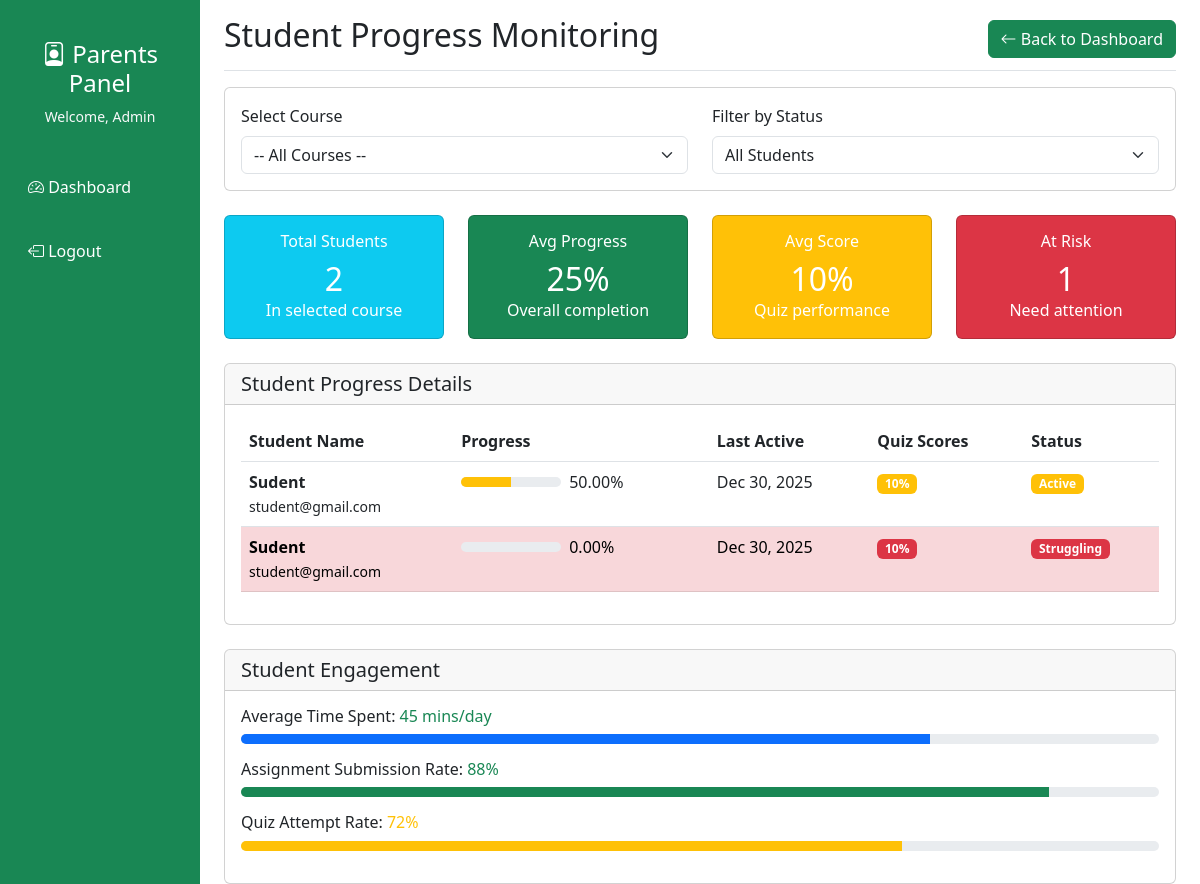
/parents/index.php (signed in), run on the app's committed database.
### tables this page shows
CREATE TABLE `users` (
  `id` int(11) NOT NULL,
  `full_name` varchar(100) NOT NULL,
  `dob` date DEFAULT NULL,
  `email` varchar(150) NOT NULL,
  `phone` varchar(20) NOT NULL,
  `password` varchar(255) NOT NULL,
  `user_type` enum('student','instructor','admin','parents') NOT NULL,
  `profile` varchar(255) DEFAULT NULL,
  `terms_accepted` tinyint(1) DEFAULT 0,
  `status` enum('active','inactive','blocked') DEFAULT 'active',
  `created_at` timestamp NOT NULL DEFAULT current_timestamp(),
  `updated_at` timestamp NOT NULL DEFAULT current_timestamp() ON UPDATE current_timestamp()
);

### parents/auth.php (called while the page is built, shortened)
<?php
if (!isset($_SESSION['authemail']) AND !isset($_SESSION['authemail']) AND $_SESSION['user_types']!='admin' ) {
	header('location:../index.php');
}else {
	require_once 'db.php';
	$stquery = "SELECT * FROM users WHERE email =  '$_SESSION[authemail]' ";
	$stdata = mysqli_fetch_assoc(mysqli_query($conn, $stquery));
	$full_name =  $stdata['full_name'];
}
?>

### parents/index.php (the view, shortened to what this page needs)
<?php
require_once 'header.php';
?>
<main class="col-md-9 ms-sm-auto col-lg-10 px-md-4">
    <div class="d-flex justify-content-between flex-wrap flex-md-nowrap align-items-center pt-3 pb-2 mb-3 border-bottom">
        <h1 class="h2">Student Progress Monitoring</h1>
        <button class="btn btn-success" onclick="location.href='index.php'">
            <i class="bi bi-arrow-left"></i> Back to Dashboard
        </button>
    </div>
    <div class="card mb-4">
        <div class="card-body">
            <div class="row">
                <div class="col-md-6">
                    <label class="form-label">Select Course</label>
                    <select class="form-select" id="progressCourseSelect" onchange="this.form.submit()">
                        <option value="">-- All Courses --</option>
                    </select>
                </div>
                <div class="col-md-6">
                    <label class="form-label">Filter by Status</label>
                    <select class="form-select" onchange="this.form.submit()">
                        <option value="all">All Students</option>
                    </select>
                </div>
            </div>
        </div>
    </div>
<?php
$selectedCourse = $_GET['course'] ?? '';
$whereCourse = $selectedCourse ? "AND ce.fkcourseID='$selectedCourse'" : "";
$studentsQuery = mysqli_query($conn, "
    SELECT u.id as student_id, u.full_name, u.email, ce.progress, ce.enStatus,
    (SELECT MAX(total_score) FROM quiz_result qr JOIN quiz q ON q.id=qr.quiz_id WHERE qr.student_id=u.id AND q.fkcourseID=ce.fkcourseID) as score,
    ce.enrolled_at
    FROM course_enrollments ce
    JOIN users u ON u.id=ce.fkstudentID
    WHERE u.user_type='student' $whereCourse
");
$students = [];
while($s = mysqli_fetch_assoc($studentsQuery)){
    $status = 'Active';
    if($s['progress'] >= 100) $status = 'Completed';
    elseif($s['progress'] < 50) $status = 'Struggling';
    $students[] = [
        'name'=>$s['full_name'],
        'email'=>$s['email'],
        'progress'=>$s['progress'],
        'last_active'=>date('M d, Y', strtotime($s['enrolled_at'])),
        'score'=>$s['score'] ?? 0,
        'status'=>$status
    ];
}
$totalStudents = count($students);
$avgProgress = $totalStudents ? round(array_sum(array_column($students,'progress'))/$totalStudents) : 0;
$avgScore = $totalStudents ? round(array_sum(array_column($students,'score'))/$totalStudents) : 0;
$atRisk = count(array_filter($students, fn($st)=>$st['status']=='Struggling'));
?>
<div class="row mb-4">
    <div class="col-md-3">
        <div class="card text-white bg-info">
            <div class="card-body text-center">
                <h6 class="card-title">Total Students</h6>
                <h2 class="mb-0"><?= $totalStudents ?></h2>
                <p class="card-text">In selected course</p>
            </div>
        </div>
    </div>
    <div class="col-md-3">
        <div class="card text-white bg-success">
            <div class="card-body text-center">
                <h6 class="card-title">Avg Progress</h6>
                <h2 class="mb-0"><?= $avgProgress ?>%</h2>
                <p class="card-text">Overall completion</p>
            </div>
        </div>
    </div>
    <div class="col-md-3">
        <div class="card text-white bg-warning">
            <div class="card-body text-center">
                <h6 class="card-title">Avg Score</h6>
                <h2 class="mb-0"><?= $avgScore ?>%</h2>
                <p class="card-text">Quiz performance</p>
            </div>
        </div>
    </div>
    <div class="col-md-3">
        <div class="card text-white bg-danger">
            <div class="card-body text-center">
                <h6 class="card-title">At Risk</h6>
                <h2 class="mb-0"><?= $atRisk ?></h2>
                <p class="card-text">Need attention</p>
            </div>
        </div>
    </div>
</div>
<div class="card mb-4">
    <div class="card-header">
        <h5 class="mb-0">Student Progress Details</h5>
    </div>
    <div class="card-body">
        <div class="table-responsive">
            <table class="table table-hover">
                <thead>
                    <tr>
                        <th>Student Name</th>
                        <th>Progress</th>
                        <th>Last Active</th>
                        <th>Quiz Scores</th>
                        <th>Status</th>
                    </tr>
                </thead>
                <tbody>
                <?php foreach($students as $st){
                    $progressBar = 'bg-success';
                    $statusBadge = 'bg-success';
                    if($st['progress']<50){ $progressBar='bg-danger'; $statusBadge='bg-danger'; }
                    elseif($st['progress']<80){ $progressBar='bg-warning'; $statusBadge='bg-warning'; }
                ?>
                    <tr class="<?= $statusBadge=='bg-danger' ? 'table-danger' : '' ?>">
                        <td>
                            <strong><?= $st['name'] ?></strong><br>
                            <small><?= $st['email'] ?></small>
                        </td>
                        <td>
                            <div class="d-flex align-items-center">
                                <div style="width: 100px;" class="me-2">
                                    <div class="progress" style="height: 10px;">
                                        <div class="progress-bar <?= $progressBar ?>" style="width: <?= $st['progress'] ?>%"></div>
                                    </div>
                                </div>
                                <span><?= $st['progress'] ?>%</span>
                            </div>
                        </td>
                        <td><?= $st['last_active'] ?></td>
                        <td>
                            <span class="badge <?= $statusBadge ?>"><?= $st['score'] ?>%</span>
                        </td>
                        <td>
                            <span class="badge <?= $statusBadge ?>"><?= $st['status'] ?></span>
                        </td>
                    </tr>
                <?php } ?>
                </tbody>
            </table>
        </div>
    </div>
</div>
<div class="row">
    <div class="col-md-12">
        <div class="card">
            <div class="card-header">
                <h5 class="mb-0">Student Engagement</h5>
            </div>
            <div class="card-body">
                <div class="mb-3">
                    <h6>Average Time Spent: <span class="text-success">45 mins/day</span></h6>
                    <div class="progress" style="height: 10px;">
                        <div class="progress-bar" style="width: 75%"></div>
                    </div>
                </div>
                <div class="mb-3">
                    <h6>Assignment Submission Rate: <span class="text-success">88%</span></h6>
                    <div class="progress" style="height: 10px;">
                        <div class="progress-bar bg-success" style="width: 88%"></div>
                    </div>
                </div>
                <div class="mb-3">
                    <h6>Quiz Attempt Rate: <span class="text-warning">72%</span></h6>
                    <div class="progress" style="height: 10px;">
                        <div class="progress-bar bg-warning" style="width: 72%"></div>
                    </div>
                </div>
            </div>
        </div>
    </div>
</div>
</main>
</div>
</div>
</body>
</html>

### parents/header.php (shortened to what this page needs)
<?php require_once 'auth.php' ?>
<!DOCTYPE html>
<html lang="en">
<head>
    <link href="https://cdn.jsdelivr.net/npm/bootstrap@5.3.0-alpha1/dist/css/bootstrap.min.css" rel="stylesheet">
    <link rel="stylesheet" href="https://cdn.jsdelivr.net/npm/bootstrap-icons@1.8.1/font/bootstrap-icons.css">
</head>
<body>
    <div class="container-fluid">
        <div class="row">
            <nav class="col-md-3 col-lg-2 d-md-block bg-success sidebar min-vh-100">
                <div class="position-sticky pt-3">
                    <div class="text-center py-4">
                        <h4 class="text-white"><i class="bi bi-person-badge"></i> Parents Panel</h4>
                        <p class="text-light small">Welcome, <?php echo $full_name ?></p>
                    </div>
                    <ul class="nav flex-column">
                        <li class="nav-item">
                            <a class="nav-link active text-white" href="index.php">
                                <i class="bi bi-speedometer2"></i> Dashboard
                            </a>
                        </li>
                        <li class="nav-item mt-4">
                            <a class="nav-link text-white" href="logout.php">
                                <i class="bi bi-box-arrow-left"></i> Logout
                            </a>
                        </li>
                    </ul>
                </div>
            </nav>

### data on the page
users: full_name "Admin"
users: full_name "Sudent", email "student@gmail.com", progress "50.00", last_active "Dec 30, 2025", score "10", status "Active", progress "0.00", status "Struggling"

### other printed values
$totalStudents "2"
$avgProgress "25"
$avgScore "10"
$atRisk "1"
